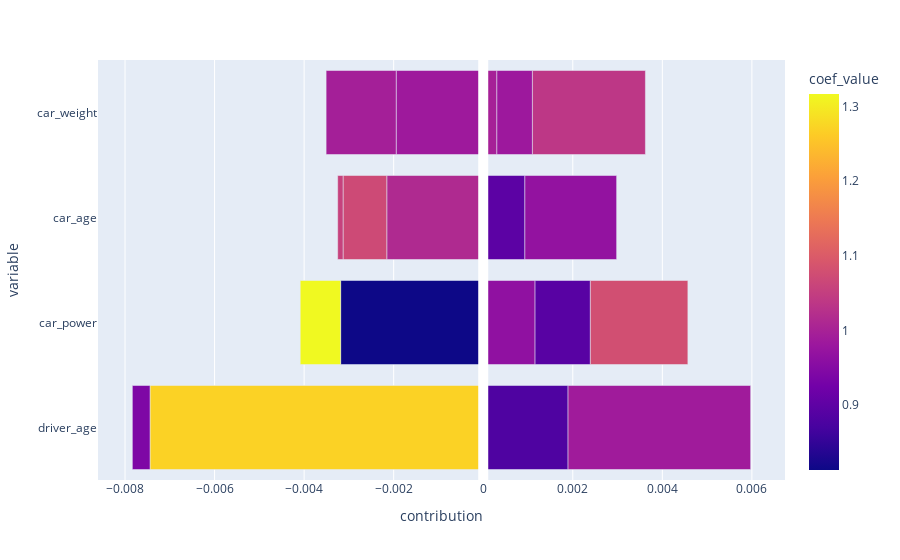

Source (notebook cell):
### Code cell
fig = px.bar(res[0][0].sort("contribution"), 
             x="contribution", y="variable", 
             orientation='h', color="coef_value",
             hover_data={
                 "delta_px": ':.2%',
                 "level": True
             }
             )
fig.add_vline(x=0, line_width=10, line_color="white")
fig.show()

### Figure 1 — Plotly figure (JSON) as saved in the notebook; plotly's stock layout.template omitted (floating-point values rounded to 4 significant figures)
{"data": [{"alignmentgroup": "True", "customdata": [[-0.005857, "0.0"], [-0.003916, "0.0"], [-0.002125, "2.0"], [-0.001974, "0.0"], [-0.001574, "1.0"], [-0.0009128, "0.0"], [-0.0006858, "4.0"], [-0.0004195, "2.0"], [-0.0001137, "1.0"], [1.016e-05, "1.0"], [0.0003055, "3.0"], [0.0008079, "2.0"], [0.001036, "4.0"], [0.001199, "2.0"], [0.001385, "1.0"], [0.00214, "3.0"], [0.002115, "3.0"], [0.002018, "3.0"], [0.002434, "4.0"], [0.004126, "4.0"]], "hovertemplate": "contribution=%{x}<br>variable=%{y}<br>delta_px=%{customdata[0]:.2%}<br>level=%{customdata[1]}<br>coef_value=%{marker.color}<extra></extra>", "legendgroup": "", "marker": {"color": [1.271, 0.8132, 1.014, 0.9849, 0.9941, 1.07, 1.316, 0.9415, 1.055, 0.9554, 0.9972, 0.9829, 0.8974, 0.9654, 0.8918, 0.8807, 0.9687, 1.079, 1.036, 0.9883], "coloraxis": "coloraxis", "pattern": {"shape": ""}}, "name": "", "offsetgroup": "", "orientation": "h", "showlegend": false, "textposition": "auto", "type": "bar", "x": [-0.007441, -0.003185, -0.002154, -0.001944, -0.001565, -0.0009764, -0.0009029, -0.000395, -0.00012, 9.707e-06, 0.0003047, 0.0007941, 0.0009301, 0.001158, 0.001235, 0.001885, 0.002049, 0.002177, 0.002523, 0.004078], "xaxis": "x", "y": ["driver_age", "car_power", "car_age", "car_weight", "car_weight", "car_age", "car_power", "driver_age", "car_age", "driver_age", "car_weight", "car_weight", "car_age", "car_power", "car_power", "driver_age", "car_age", "car_power", "car_weight", "driver_age"], "yaxis": "y"}], "layout": {"barmode": "relative", "coloraxis": {"colorbar": {"title": {"text": "coef_value"}}, "colorscale": [[0, "#0d0887"], [0.1111, "#46039f"], [0.2222, "#7201a8"], [0.3333, "#9c179e"], [0.4444, "#bd3786"], [0.5556, "#d8576b"], [0.6667, "#ed7953"], [0.7778, "#fb9f3a"], [0.8889, "#fdca26"], [1, "#f0f921"]]}, "legend": {"tracegroupgap": 0}, "margin": {"t": 60}, "shapes": [{"line": {"color": "white", "width": 10}, "type": "line", "x0": 0, "x1": 0, "xref": "x", "y0": 0, "y1": 1, "yref": "y domain"}], "xaxis": {"anchor": "y", "domain": [0, 1], "title": {"text": "contribution"}}, "yaxis": {"anchor": "x", "domain": [0, 1], "title": {"text": "variable"}}}}
